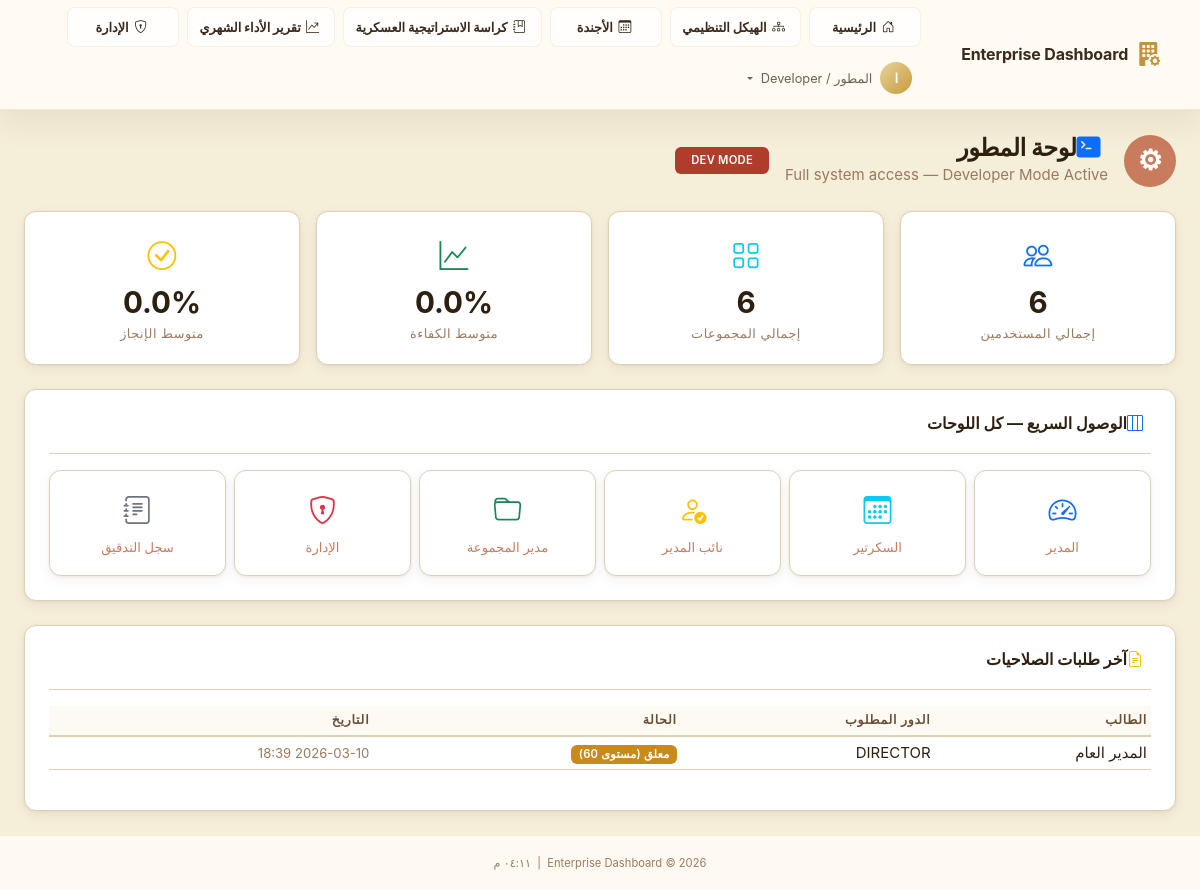
The app's page /developer (signed in) with its own data.
### app/models/user.py (models this page shows, shortened)
class User(UserMixin, db.Model):
    __tablename__ = 'users'
    id              = db.Column(db.String(36), primary_key=True, default=lambda: str(uuid.uuid4()))
    ldap_dn         = db.Column(db.String(255), unique=True, nullable=True)
    username        = db.Column(db.String(80),  unique=True, nullable=False, index=True)
    email           = db.Column(db.String(120), nullable=False)
    full_name       = db.Column(db.String(120), nullable=False)
    password_hash   = db.Column(db.String(255), nullable=True)  # Only for sim mode
    is_ldap_user    = db.Column(db.Boolean, default=True)
    is_active       = db.Column(db.Boolean, default=True)
    role_id         = db.Column(db.Integer, db.ForeignKey('roles.id'), nullable=True)
    department_id   = db.Column(db.Integer, db.ForeignKey('departments.id'), nullable=True)
    failed_logins     = db.Column(db.Integer, default=0)
    locked_until      = db.Column(db.DateTime, nullable=True)
    created_at  = db.Column(db.DateTime, default=datetime.utcnow)
    updated_at  = db.Column(db.DateTime, default=datetime.utcnow, onupdate=datetime.utcnow)
    last_login  = db.Column(db.DateTime, nullable=True)
    role       = db.relationship('Role', back_populates='users')
    department = db.relationship('Department', back_populates='users')
    audit_logs = db.relationship('AuditLog', back_populates='user', lazy='dynamic',
                                 foreign_keys='AuditLog.user_id')
    @property
    def is_authenticated(self) -> bool:
        return True
    def has_permission(self, required_level: int) -> bool:
        if not self.role:
            return False
        return self.role.permission_level >= required_level
    @property
    def permission_level(self) -> int:
        return self.role.permission_level if self.role else 0
    def can_admin(self) -> bool:
        return self.permission_level >= 80  # Deputy and above
    @classmethod
    def get_by_id(cls, user_id: str) -> Optional['User']:
        return cls.query.get(user_id)

### app/models/access_request.py (models this page shows, shortened)
class AccessRequest(db.Model):
    __tablename__ = 'access_requests'
    STATUS_PENDING  = 'pending'
    STATUS_APPROVED = 'approved'
    STATUS_REJECTED = 'rejected'
    id                     = db.Column(db.String(36), primary_key=True, default=lambda: str(uuid.uuid4()))
    requester_id           = db.Column(db.String(36), db.ForeignKey('users.id'), nullable=False)
    requested_role_code    = db.Column(db.String(30), nullable=False)
    requested_department_id = db.Column(db.Integer, db.ForeignKey('departments.id'), nullable=True)
    justification          = db.Column(db.Text, nullable=False)
    status                 = db.Column(db.String(20), default=STATUS_PENDING, nullable=False)
    current_approver_level = db.Column(db.Integer, default=60)  # Starts at GROUP_ADMIN
    created_at             = db.Column(db.DateTime, default=datetime.utcnow)
    resolved_at            = db.Column(db.DateTime, nullable=True)
    requester   = db.relationship('User', foreign_keys=[requester_id])
    department  = db.relationship('Department', foreign_keys=[requested_department_id])
    approvals   = db.relationship('AccessApproval', back_populates='request',
                                  cascade='all, delete-orphan', order_by='AccessApproval.decided_at')

### app/dashboard/routes.py (the view)
@dashboard_bp.route('/developer')
@login_required
@require_permission(PERMISSIONS['DEVELOPER'])
def developer():
    departments      = get_overview_metrics()
    averages         = get_company_averages()
    all_requests     = AccessRequest.query.order_by(
        AccessRequest.created_at.desc()
    ).limit(10).all()
    from app.models.user import User
    from app.models.role import Role
    total_users = User.query.count()
    total_depts = Department.query.count()
    return render_template(
        'dashboard/developer.html',
        departments=departments,
        averages=averages,
        all_requests=all_requests,
        total_users=total_users,
        total_depts=total_depts,
        page_title='لوحة المطور',
    )

### app/__init__.py (called while the page is built)
def _register_extensions(app: Flask) -> None:
    db.init_app(app)
    login_manager.init_app(app)
    csrf.init_app(app)
    login_manager.login_view          = 'auth.login'
    login_manager.login_message       = 'Please sign in to access this page.'
    login_manager.login_message_category = 'warning'
    login_manager.session_protection  = 'strong'
    @login_manager.user_loader
    def load_user(user_id: str):
        from app.models.user import User
        return User.get_by_id(user_id)

def _register_context_processors(app: Flask) -> None:
    from datetime import datetime
    from app.models.role import PERMISSIONS
    @app.context_processor
    def inject_globals():
        return {
            'PERMISSIONS': PERMISSIONS,
            'now':         datetime.utcnow,
            'app_name':    app.config.get('APP_NAME', 'Enterprise Dashboard'),
        }

### app/dashboard/services.py (called while the page is built)
def get_company_averages() -> Dict[str, float]:
    depts = Department.active_ordered()
    if not depts:
        return {'competence': 0.0, 'completion': 0.0}
    avg_comp = sum(d.competence_pct() for d in depts) / len(depts)
    avg_done = sum(d.completion_pct() for d in depts) / len(depts)
    return {'competence': round(avg_comp, 1), 'completion': round(avg_done, 1)}

### app/models/department.py (called while the page is built)
    def latest_metrics(self) -> Optional['DepartmentMetrics']:
        return (
            self.metrics
            .order_by(DepartmentMetrics.metric_date.desc())
            .first()
        )

    def competence_pct(self) -> float:
        m = self.latest_metrics()
        return float(m.competence_percentage) if m else 0.0

    def completion_pct(self) -> float:
        m = self.latest_metrics()
        return float(m.completion_percentage) if m else 0.0

    @classmethod
    def active_ordered(cls) -> List['Department']:
        return cls.query.filter_by(is_active=True).order_by(cls.order_index).all()

### app/templates/dashboard/developer.html (shortened to what this page needs)
{% extends "base.html" %}
{% block content %}
<div class="container-fluid px-4 py-4">
    <div class="d-flex align-items-center gap-3 mb-4">
        <div class="avatar-circle avatar-lg bg-primary text-white fs-3">⚙</div>
        <div>
            <h1 class="page-title mb-0"><i class="bi bi-terminal-fill text-primary me-2"></i>لوحة المطور</h1>
            <p class="text-muted mb-0">Full system access — Developer Mode Active</p>
        </div>
        <span class="badge bg-danger ms-auto px-3 py-2">DEV MODE</span>
    </div>
    <div class="row g-3 mb-4">
        <div class="col-6 col-md-3">
            <div class="stat-card glass-card text-center">
                <div class="stat-icon text-primary"><i class="bi bi-people"></i></div>
                <div class="stat-value">{{ total_users }}</div>
                <div class="stat-label">إجمالي المستخدمين</div>
            </div>
        </div>
        <div class="col-6 col-md-3">
            <div class="stat-card glass-card text-center">
                <div class="stat-icon text-info"><i class="bi bi-grid"></i></div>
                <div class="stat-value">{{ total_depts }}</div>
                <div class="stat-label">إجمالي المجموعات</div>
            </div>
        </div>
        <div class="col-6 col-md-3">
            <div class="stat-card glass-card text-center">
                <div class="stat-icon text-success"><i class="bi bi-graph-up"></i></div>
                <div class="stat-value">{{ averages.competence }}%</div>
                <div class="stat-label">متوسط الكفاءة</div>
            </div>
        </div>
        <div class="col-6 col-md-3">
            <div class="stat-card glass-card text-center">
                <div class="stat-icon text-warning"><i class="bi bi-check-circle"></i></div>
                <div class="stat-value">{{ averages.completion }}%</div>
                <div class="stat-label">متوسط الإنجاز</div>
            </div>
        </div>
    </div>
    <div class="section-card glass-card mb-4">
        <div class="section-card-header mb-3">
            <h2 class="h6 fw-bold"><i class="bi bi-layout-three-columns me-2 text-primary"></i>الوصول السريع — كل
                اللوحات</h2>
        </div>
        <div class="row g-2">
            <div class="col-6 col-md-4 col-lg-2">
                <a href="{{ url_for('dashboard.director') }}"
                    class="action-card glass-card d-block text-decoration-none text-center py-3">
                    <i class="bi bi-speedometer2 fs-3 text-primary"></i>
                    <div class="small mt-1">المدير</div>
                </a>
            </div>
            <div class="col-6 col-md-4 col-lg-2">
                <a href="{{ url_for('dashboard.secretary') }}"
                    class="action-card glass-card d-block text-decoration-none text-center py-3">
                    <i class="bi bi-calendar3 fs-3 text-info"></i>
                    <div class="small mt-1">السكرتير</div>
                </a>
            </div>
            <div class="col-6 col-md-4 col-lg-2">
                <a href="{{ url_for('dashboard.deputy') }}"
                    class="action-card glass-card d-block text-decoration-none text-center py-3">
                    <i class="bi bi-person-check fs-3 text-warning"></i>
                    <div class="small mt-1">نائب المدير</div>
                </a>
            </div>
            <div class="col-6 col-md-4 col-lg-2">
                <a href="{{ url_for('dashboard.group_admin') }}"
                    class="action-card glass-card d-block text-decoration-none text-center py-3">
                    <i class="bi bi-folder fs-3 text-success"></i>
                    <div class="small mt-1">مدير المجموعة</div>
                </a>
            </div>
            <div class="col-6 col-md-4 col-lg-2">
                <a href="{{ url_for('admin.users') }}"
                    class="action-card glass-card d-block text-decoration-none text-center py-3">
                    <i class="bi bi-shield-lock fs-3 text-danger"></i>
                    <div class="small mt-1">الإدارة</div>
                </a>
            </div>
            <div class="col-6 col-md-4 col-lg-2">
                <a href="{{ url_for('admin.audit_log') }}"
                    class="action-card glass-card d-block text-decoration-none text-center py-3">
                    <i class="bi bi-journal-text fs-3 text-secondary"></i>
                    <div class="small mt-1">سجل التدقيق</div>
                </a>
            </div>
        </div>
    </div>
    <div class="section-card glass-card">
        <div class="section-card-header mb-3">
            <h2 class="h6 fw-bold"><i class="bi bi-file-earmark-text me-2 text-warning"></i>آخر طلبات الصلاحيات</h2>
        </div>
        {% if all_requests %}
        <div class="table-responsive">
            <table class="table table-dark table-hover table-sm align-middle">
                <thead>
                    <tr>
                        <th>الطالب</th>
                        <th>الدور المطلوب</th>
                        <th>الحالة</th>
                        <th>التاريخ</th>
                    </tr>
                </thead>
                <tbody>
                    {% for req in all_requests %}
                    <tr>
                        <td>{{ req.requester.full_name if req.requester else '—' }}</td>
                        <td>{{ req.requested_role_code }}</td>
                        <td>
                            {% if req.status == 'pending' %}
                            <span class="badge bg-warning text-dark">معلق (مستوى {{ req.current_approver_level
                                }})</span>
                            {% elif req.status == 'approved' %}
                            <span class="badge bg-success">موافق</span>
                            {% else %}
                            <span class="badge bg-danger">مرفوض</span>
                            {% endif %}
                        </td>
                        <td><small class="text-muted">{{ req.created_at.strftime('%Y-%m-%d %H:%M') }}</small></td>
                    </tr>
                    {% endfor %}
                </tbody>
            </table>
        </div>
        {% else %}
        <p class="text-muted text-center py-3 mb-0">لا توجد طلبات</p>
        {% endif %}
    </div>
</div>
{% endblock %}

### app/templates/base.html (shortened to what this page needs)
<!DOCTYPE html>
<html lang="ar" dir="rtl">
<head>
  <link rel="stylesheet" href="{{ url_for('static', filename='css/bootstrap.min.css') }}">
  <link rel="stylesheet" href="{{ url_for('static', filename='css/bootstrap-icons.css') }}">
  <link rel="stylesheet" href="{{ url_for('static', filename='css/custom.css') }}">
</head>
<body class="{% block body_class %}app-body{% endblock %}">
  {% block body %}
  <nav class="navbar navbar-dark navbar-expand-lg app-navbar" id="mainNav">
    <div class="container-fluid px-4">
      <a class="navbar-brand d-flex align-items-center gap-2" href="{{ url_for('dashboard.index') }}">
        <i class="bi bi-building-fill-gear fs-4 text-primary-glow"></i>
        <span class="fw-bold">{{ app_name }}</span>
      </a>
      <div class="collapse navbar-collapse" id="navbarMain">
        <ul class="navbar-nav ms-auto align-items-center gap-2 main-nav-menu">
          <li class="nav-item">
            <a class="nav-link primary-nav-link {% if request.endpoint == 'dashboard.index' %}active{% endif %}"
              href="{{ url_for('dashboard.index') }}">
              <i class="bi bi-house-door me-1"></i>الرئيسية
            </a>
          </li>
          <li class="nav-item">
            <a class="nav-link primary-nav-link {% if request.endpoint == 'dashboard.org_structure' %}active{% endif %}"
              href="{{ url_for('dashboard.org_structure') }}">
              <i class="bi bi-diagram-3 me-1"></i>الهيكل التنظيمي
            </a>
          </li>
          <li class="nav-item">
            <a class="nav-link primary-nav-link {% if request.endpoint == 'dashboard.agenda' %}active{% endif %}"
              href="{{ url_for('dashboard.agenda') }}">
              <i class="bi bi-calendar3 me-1"></i>الأجندة
            </a>
          </li>
          <li class="nav-item">
            <a class="nav-link primary-nav-link {% if request.endpoint == 'dashboard.strategy_booklet' %}active{% endif %}"
              href="{{ url_for('dashboard.strategy_booklet') }}">
              <i class="bi bi-journal-bookmark me-1"></i>كراسة الاستراتيجية العسكرية
            </a>
          </li>
          <li class="nav-item">
            <a class="nav-link primary-nav-link {% if request.endpoint == 'dashboard.quarterly_performance' %}active{% endif %}"
              href="{{ url_for('dashboard.quarterly_performance') }}">
              <i class="bi bi-graph-up-arrow me-1"></i>تقرير الأداء الشهري
            </a>
          </li>
          {% if current_user.is_authenticated %}
          {% if current_user.can_admin() %}
          <li class="nav-item">
            <a class="nav-link primary-nav-link {% if request.endpoint and request.endpoint.startswith('admin') %}active{% endif %}"
              href="{{ url_for('admin.users') }}">
              <i class="bi bi-shield-lock me-1"></i>الإدارة
            </a>
          </li>
          {% endif %}
          <li class="nav-item dropdown">
            <a class="nav-link dropdown-toggle d-flex align-items-center gap-2" href="#" role="button"
              data-bs-toggle="dropdown">
              <span class="avatar-circle">{{ current_user.full_name[0]|upper }}</span>
              <span class="d-none d-md-inline">{{ current_user.full_name }}</span>
            </a>
          </li>
          {% endif %}
        </ul>
      </div>
    </div>
  </nav>
  <main class="main-content">
    {% block content %}{% endblock %}
  </main>
  <footer class="app-footer mt-auto py-3 text-center">
    <small class="text-muted">
      {{ app_name }} &copy; {{ now().year }}
      &nbsp;|&nbsp;
      <span id="currentTime"></span>
    </small>
  </footer>
  {% endblock %}
</body>
</html>

### records on screen
User: full_name "ا", full_name "المطور / Developer"
AccessRequest: requester "المدير العام", requested_role_code "DIRECTOR", current_approver_level "60", created_at "2026-03-10 18:39"

### other values on screen
{{ app_name }} "Enterprise Dashboard"
{{ total_users }} "6"
{{ total_depts }} "6"
{{ averages.competence }} "0.0"
{{ averages.completion }} "0.0"
